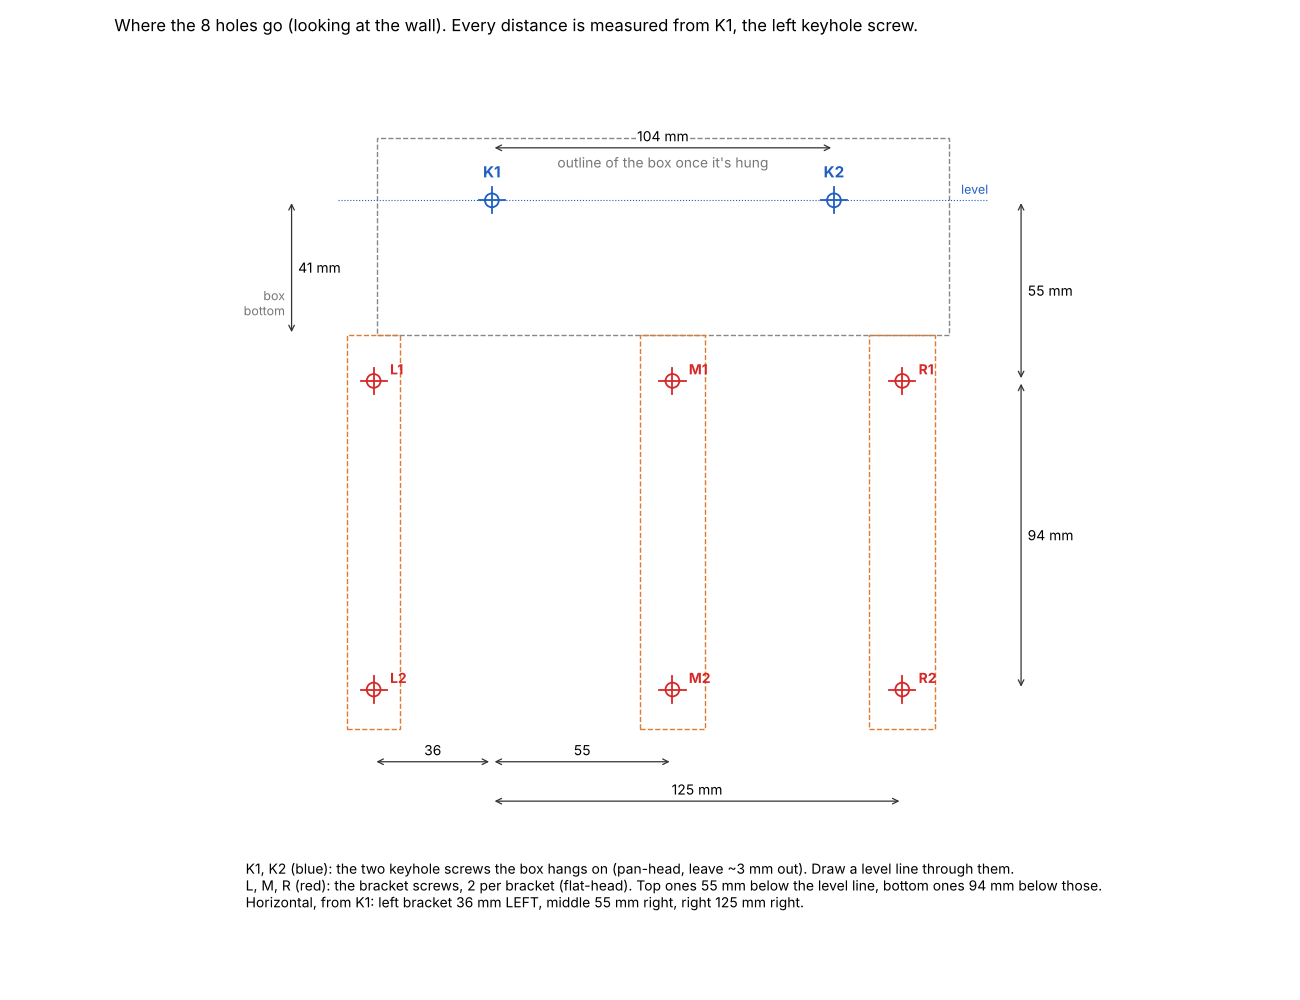

Write the Python code that produced this figure.
"""Wall hole layout: a dimensioned diagram (PNG) and a 1:1 paper template (PDF, US Letter)."""
import sys
sys.path.insert(0, "enclosure")
import matplotlib
matplotlib.use("Agg")
import matplotlib.pyplot as plt
from matplotlib.patches import Rectangle, Circle
import enclosure as e

KZ = e.SHELF_Z1 + 10 + e.KEY_TRAVEL                     # keyhole screws, above the box's bottom
KX = (e.KEY_X_FROM_SIDES, e.OUT_X - e.KEY_X_FROM_SIDES)
BZ = (-14.0, -(e.BRACKET_LEG - 12.0))
BR = {n: ((x0 + x1) / 2, x0, x1) for n, (x0, x1, w) in e.BRACKETS.items()}
W, H, LEG = e.OUT_X, e.OUT_Z, e.BRACKET_LEG
ORANGE, BLUE, RED = "#e07a2f", "#1f5fbf", "#d62828"

def cross(ax, x, y, c, r=4.0, lw=1.3):
    ax.plot([x - r, x + r], [y, y], color=c, lw=lw, zorder=8); ax.plot([x, x], [y - r, y + r], color=c, lw=lw, zorder=8)
    ax.add_patch(Circle((x, y), 2.1, fc="none", ec=c, lw=lw, zorder=8))

def layout(ax, dims=True, fs=9):
    ax.add_patch(Rectangle((0, 0), W, H, fc="none", ec="#888", lw=1, ls="--"))
    ax.text(W / 2, H - 9, "outline of the box once it's hung", ha="center", fontsize=fs, color="#777")
    for n, (cx, x0, x1) in BR.items():
        ax.add_patch(Rectangle((x0, -LEG), x1 - x0, LEG, fc="none", ec=ORANGE, lw=1, ls="--"))
    ax.plot([-12, W + 12], [KZ, KZ], color=BLUE, lw=0.8, ls=":")
    ax.text(W + 12, KZ + 2, "level", color=BLUE, fontsize=fs - 1, ha="right")
    for i, x in enumerate(KX):
        cross(ax, x, KZ, BLUE)
        ax.text(x, KZ + 7, f"K{i + 1}", color=BLUE, fontsize=fs + 1, ha="center", fontweight="bold")
    labels = {"left": "L", "middle": "M", "right": "R"}
    for n, (cx, x0, x1) in BR.items():
        for j, z in enumerate(BZ):
            cross(ax, cx, z, RED)
            ax.text(cx + 5, z + 2, f"{labels[n]}{j + 1}", color=RED, fontsize=fs, fontweight="bold")
    if not dims:
        return
    # dimensions, all from K1 (the left keyhole screw)
    def hdim(x0, x1, y, txt):
        ax.annotate("", (x0, y), (x1, y), arrowprops=dict(arrowstyle="<->", color="#333", lw=0.9))
        ax.text((x0 + x1) / 2, y + 2, txt, ha="center", fontsize=fs, bbox=dict(fc="white", ec="none", pad=0.5))
    def vdim(x, y0, y1, txt):
        ax.annotate("", (x, y0), (x, y1), arrowprops=dict(arrowstyle="<->", color="#333", lw=0.9))
        ax.text(x + 2, (y0 + y1) / 2, txt, ha="left", va="center", fontsize=fs, bbox=dict(fc="white", ec="none", pad=0.5))
    hdim(KX[0], KX[1], KZ + 16, f"{KX[1] - KX[0]:.0f} mm")
    hdim(BR["left"][0], KX[0], -LEG - 10, f"{KX[0] - BR['left'][0]:.0f}")
    hdim(KX[0], BR["middle"][0], -LEG - 10, f"{BR['middle'][0] - KX[0]:.0f}")
    hdim(KX[0], BR["right"][0], -LEG - 22, f"{BR['right'][0] - KX[0]:.0f} mm")
    vdim(W + 22, KZ, BZ[0], f"{KZ - BZ[0]:.0f} mm")
    vdim(W + 22, BZ[0], BZ[1], f"{BZ[0] - BZ[1]:.0f} mm")
    vdim(-26, KZ, 0, f"{KZ:.0f} mm")
    ax.text(-28, 6, "box\nbottom", fontsize=fs - 1, ha="right", color="#777")

# ---- dimensioned diagram
fig, ax = plt.subplots(figsize=(13, 10))
layout(ax, dims=True, fs=10)
ax.set_title("Where the 8 holes go (looking at the wall). Every distance is measured from K1, the left keyhole screw.", fontsize=12, loc="left")
ax.text(-40, -LEG - 40,
        "K1, K2 (blue): the two keyhole screws the box hangs on (pan-head, leave ~3 mm out). Draw a level line through them.\n"
        "L, M, R (red): the bracket screws, 2 per bracket (flat-head). Top ones 55 mm below the level line, bottom ones 94 mm below those.\n"
        "Horizontal, from K1: left bracket 36 mm LEFT, middle 55 mm right, right 125 mm right.",
        fontsize=10, va="top")
ax.set_xlim(-80, W + 60); ax.set_ylim(-LEG - 78, H + 30); ax.set_aspect("equal"); ax.axis("off")
plt.tight_layout(); plt.savefig(sys.argv[1] + "/wall_holes.png", dpi=100, facecolor="white")

# ---- 1:1 paper template (US Letter, portrait); 1 data unit = 1 mm
PW, PH = 215.9, 279.4
fig = plt.figure(figsize=(PW / 25.4, PH / 25.4))
x0, x1 = -45.0, 170.9          # 215.9 mm across: K1 sits 80 mm from the paper's left edge
y0, y1 = -LEG - 70, -LEG - 70 + PH
ax = fig.add_axes([0, 0, 1, 1]); ax.set_xlim(x0 + 35, x1 + 35); ax.set_ylim(y0, y1); ax.axis("off")
layout(ax, dims=False, fs=8)
ax.text(x0 + 45, y1 - 8, "Wall template: litterbox camera box (print at 100% / \"Actual size\")", fontsize=10, fontweight="bold")
ax.text(x0 + 45, y1 - 13, "Check: the bar below must measure exactly 100 mm. Tape to the wall, level the blue line, mark through each cross.", fontsize=7)
ax.plot([x0 + 45, x0 + 145], [y1 - 20, y1 - 20], color="k", lw=2)
for t in range(0, 101, 10):
    ax.plot([x0 + 45 + t, x0 + 45 + t], [y1 - 20, y1 - 18 if t % 50 else y1 - 16], color="k", lw=1)
ax.text(x0 + 150, y1 - 20, "100 mm", fontsize=8, va="center")
ax.text(x0 + 45, y0 + 10, "Blue K1, K2 = keyhole screws (#8 pan head, leave ~3 mm out). Red L, M, R = bracket screws (#8 flat head).\n"
        "Checks with a ruler: K1 to K2 = 104 mm; K1 down to L1/M1/R1 = 55 mm; L1 to L2 = 94 mm.", fontsize=6.5)
fig.savefig(sys.argv[1] + "/wall_template.pdf")
fig.savefig(sys.argv[1] + "/wall_template_preview.png", dpi=50)
print("template x range on paper:", x0 + 35, x1 + 35, "keyholes at", KX, "right bracket hole x", BR["right"][0])
